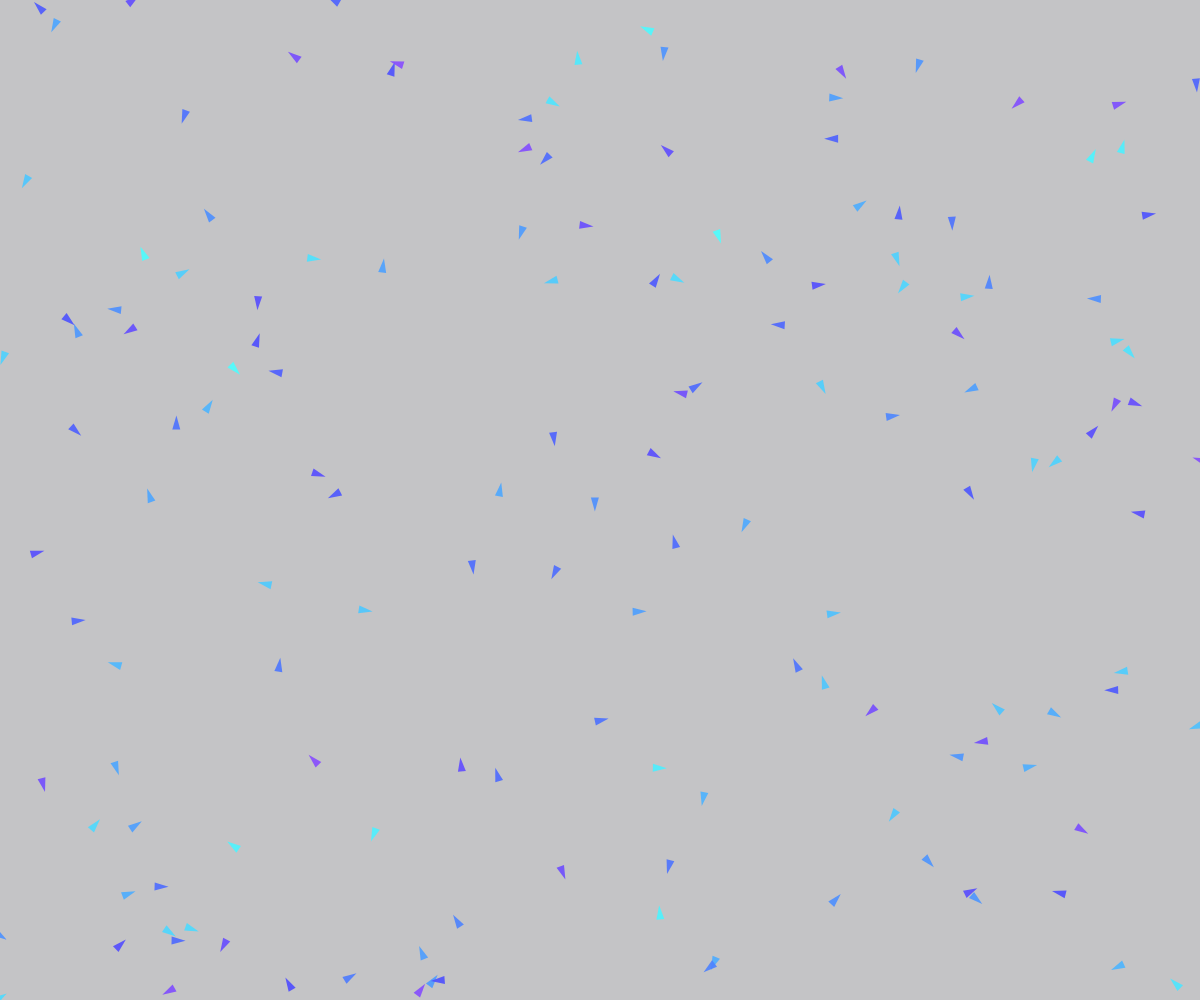
Frame 1 (no input)
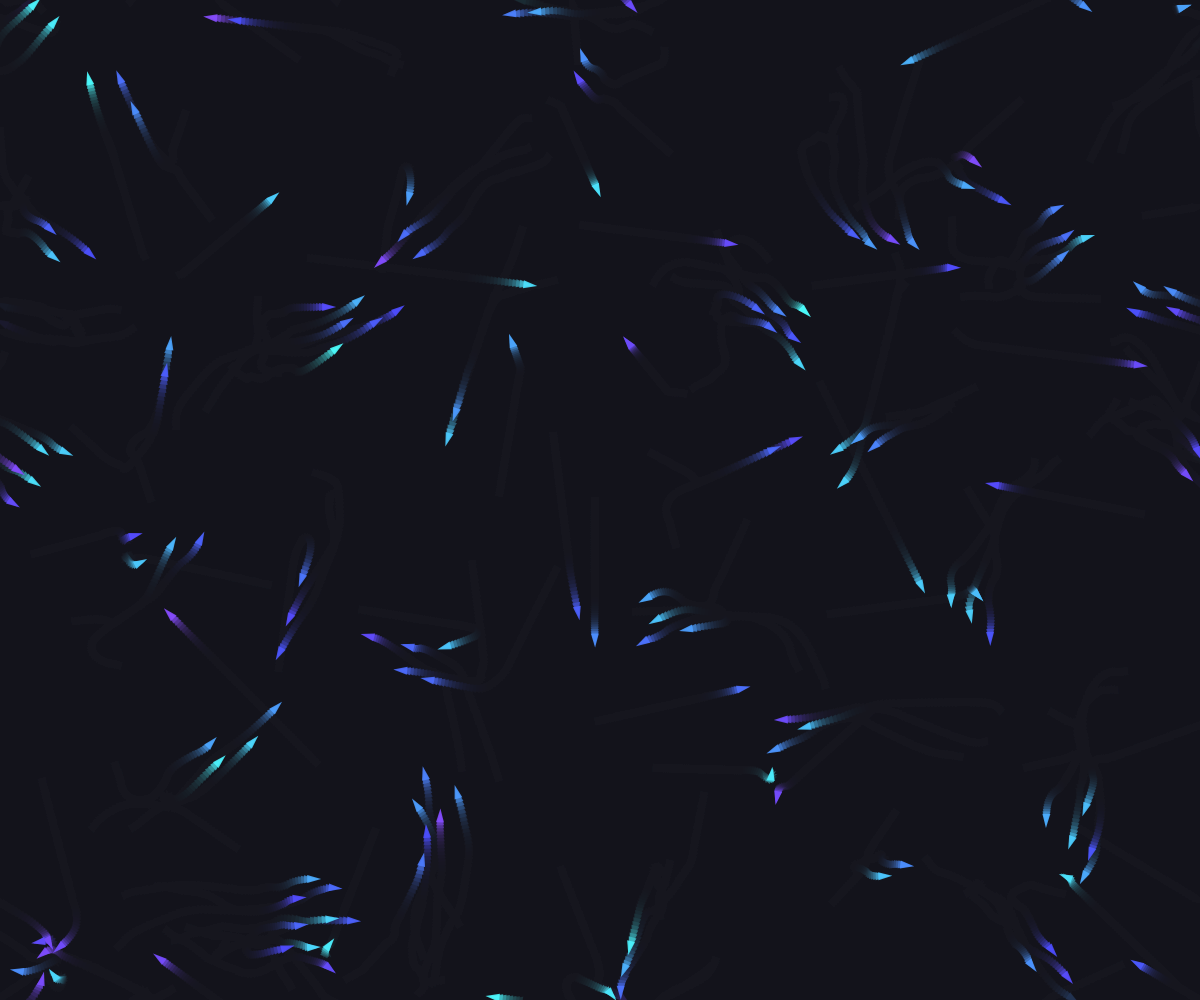
Frame 60 (no input)
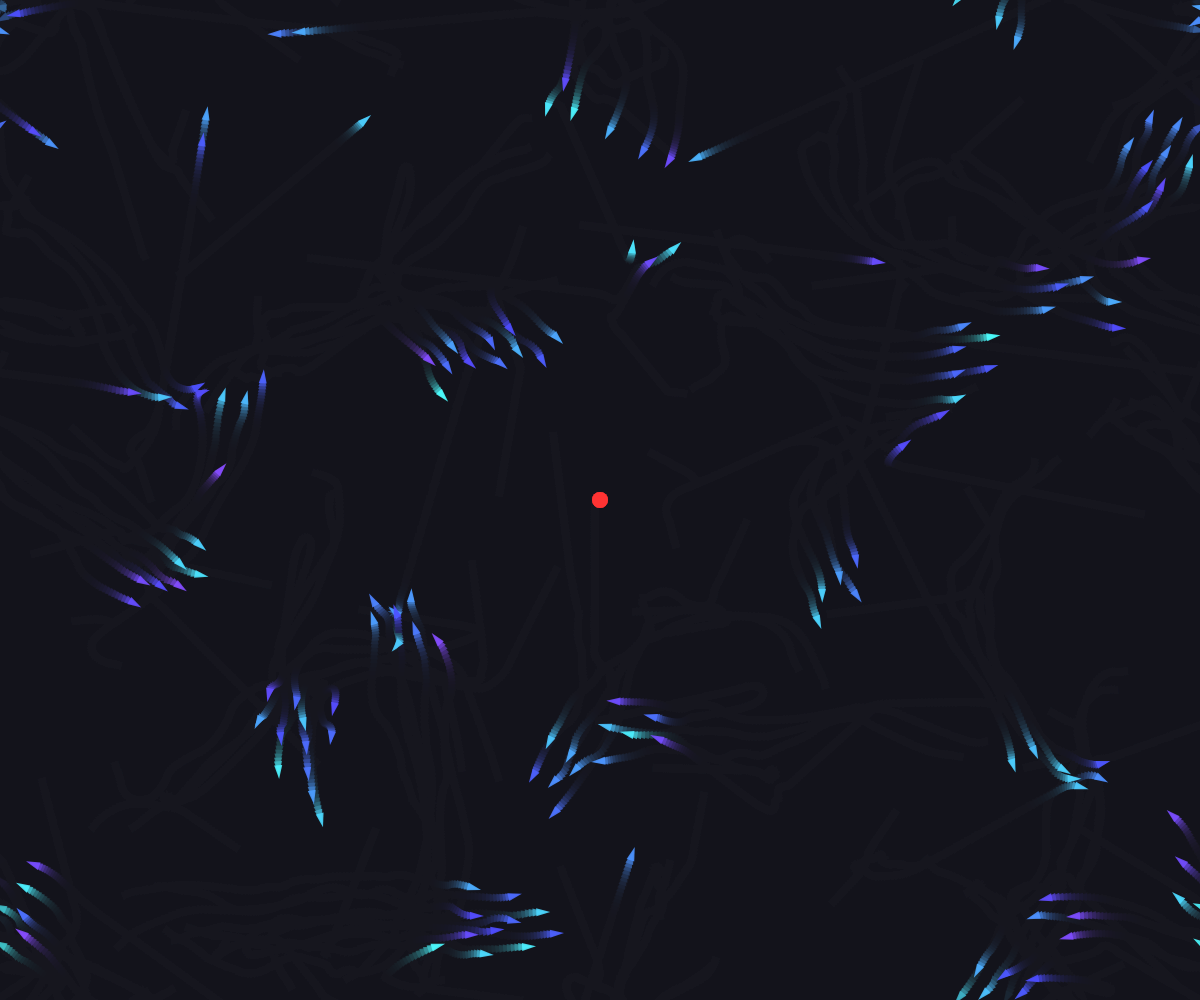
Frame 120 (the mouse pressed at the canvas centre since frame 60)

The p5.js sketch that drew these frames (run headless with seeded random() and noise() and a simulated clock; from frame 60 on, the mouse is pressed at the canvas centre):

// p5.js sketch
// ── sketch.js
// ============================================================
// EMERGÊNCIA EM PROGRAMAÇÃO CRIATIVA — SIMULAÇÃO DE BOIDS
// ------------------------------------------------------------
// Cada "boid" (agente) segue apenas 3 regras simples e LOCAIS:
//   1) Separação  -> afastar-se de vizinhos muito próximos
//   2) Alinhamento -> seguir a direção média dos vizinhos
//   3) Coesão     -> mover-se em direção ao centro do grupo
//
// Nenhum agente conhece o "bando" como um todo, nenhuma regra
// diz "forme um cardume" ou "gire em espiral" — mas ao rodar a
// simulação, padrões coletivos como cardumes, redemoinhos e
// divisões/fusões de grupos SURGEM sozinhos. Isso é emergência:
// comportamento complexo e não programado explicitamente,
// nascido da interação de regras simples entre muitos agentes.
// ============================================================

let boids = [];
const NUM_BOIDS = 150;

// Raios de percepção de cada agente (sensores locais)
const PERCEPTION_RADIUS = 50;
const SEPARATION_RADIUS = 24;

// Pesos de cada regra (ajuste e observe como o padrão emergente muda!)
let sepSlider, aliSlider, cohSlider, speedSlider;

function setup() {
  createCanvas(windowWidth, windowHeight);
  colorMode(HSB, 360, 100, 100, 100);

  for (let i = 0; i < NUM_BOIDS; i++) {
    boids.push(new Boid(random(width), random(height)));
  }

  createP('Separação').position(10, height + 10);
  sepSlider = createSlider(0, 3, 1.5, 0.1);
  sepSlider.position(120, height + 22);

  createP('Alinhamento').position(10, height + 40);
  aliSlider = createSlider(0, 3, 1.0, 0.1);
  aliSlider.position(120, height + 52);

  createP('Coesão').position(10, height + 70);
  cohSlider = createSlider(0, 3, 1.0, 0.1);
  cohSlider.position(120, height + 82);

  createP('Velocidade máx.').position(10, height + 100);
  speedSlider = createSlider(1, 8, 4, 0.5);
  speedSlider.position(120, height + 112);
}

function windowResized() {
  resizeCanvas(windowWidth, windowHeight);
}

function draw() {
  background(230, 30, 12, 25);

  let weights = {
    sep: sepSlider.value(),
    ali: aliSlider.value(),
    coh: cohSlider.value(),
    maxSpeed: speedSlider.value()
  };

  for (let boid of boids) {
    boid.flock(boids, weights);
    boid.update();
    boid.edges();
    boid.show();
  }

  if (mouseIsPressed) {
    fill(0, 80, 100);
    noStroke();
    circle(mouseX, mouseY, 16);
  }
}

class Boid {
  constructor(x, y) {
    this.position = createVector(x, y);
    this.velocity = p5.Vector.random2D().mult(random(2, 4));
    this.acceleration = createVector(0,0);
    this.hue = random(180, 260);
  }

  align(boids) {
    let steering = createVector(0,0);
    let total = 0;
    for (let other of boids) {
      let d = p5.Vector.dist(this.position, other.position);
      if (other !== this && d < PERCEPTION_RADIUS) {
        steering.add(other.velocity);
        total++;
      }
    }
    if (total > 0) {
      steering.div(total);
      steering.setMag(4);
      steering.sub(this.velocity);
      steering.limit(0.15);
    }
    return steering;
  }

  cohesion(boids) {
    let steering = createVector(0,0);
    let total = 0;
    for (let other of boids) {
      let d = p5.Vector.dist(this.position, other.position);
      if (other !== this && d < PERCEPTION_RADIUS) {
        steering.add(other.position);
        total++;
      }
    }
    if (total > 0) {
      steering.div(total);
      steering.sub(this.position);
      steering.setMag(4);
      steering.sub(this.velocity);
      steering.limit(0.15);
    }
    return steering;
  }

  separation(boids) {
    let steering = createVector(0,0);
    let total = 0;
    for (let other of boids) {
      let d = p5.Vector.dist(this.position, other.position);
      if (other !== this && d < SEPARATION_RADIUS) {
        let diff = p5.Vector.sub(this.position, other.position);
        diff.div(d * d || 1);
        steering.add(diff);
        total++;
      }
    }
    if (total > 0) {
      steering.div(total);
      steering.setMag(4);
      steering.sub(this.velocity);
      steering.limit(0.2);
    }
    return steering;
  }

  avoidMouse() {
    let steering = createVector(0,0);
    if (mouseIsPressed) {
      let mousePos = createVector(mouseX, mouseY);
      let d = p5.Vector.dist(this.position, mousePos);
      if (d < 120) {
        let diff = p5.Vector.sub(this.position, mousePos);
        diff.div(d * d || 1);
        diff.setMag(6);
        steering = diff;
      }
    }
    return steering;
  }

  flock(boids, weights) {
    let alignment = this.align(boids);
    let cohesionF = this.cohesion(boids);
    let separationF = this.separation(boids);
    let fleeMouse = this.avoidMouse();

    alignment.mult(weights.ali);
    cohesionF.mult(weights.coh);
    separationF.mult(weights.sep);

    this.acceleration.add(alignment);
    this.acceleration.add(cohesionF);
    this.acceleration.add(separationF);
    this.acceleration.add(fleeMouse);

    this.maxSpeed = weights.maxSpeed;
  }

  update() {
    this.position.add(this.velocity);
    this.velocity.add(this.acceleration);
    this.velocity.limit(this.maxSpeed || 4);
    this.acceleration.mult(0);
  }

  edges() {
    if (this.position.x > width) this.position.x = 0;
    if (this.position.x < 0) this.position.x = width;
    if (this.position.y > height) this.position.y = 0;
    if (this.position.y < 0) this.position.y = height;
  }

  show() {
    let angle = this.velocity.heading();
    push();
    translate(this.position.x, this.position.y);
    rotate(angle);
    noStroke();
    fill(this.hue, 70, 100, 90);
    triangle(-6, -4, -6, 4, 8, 0);
    pop();
  }
}
